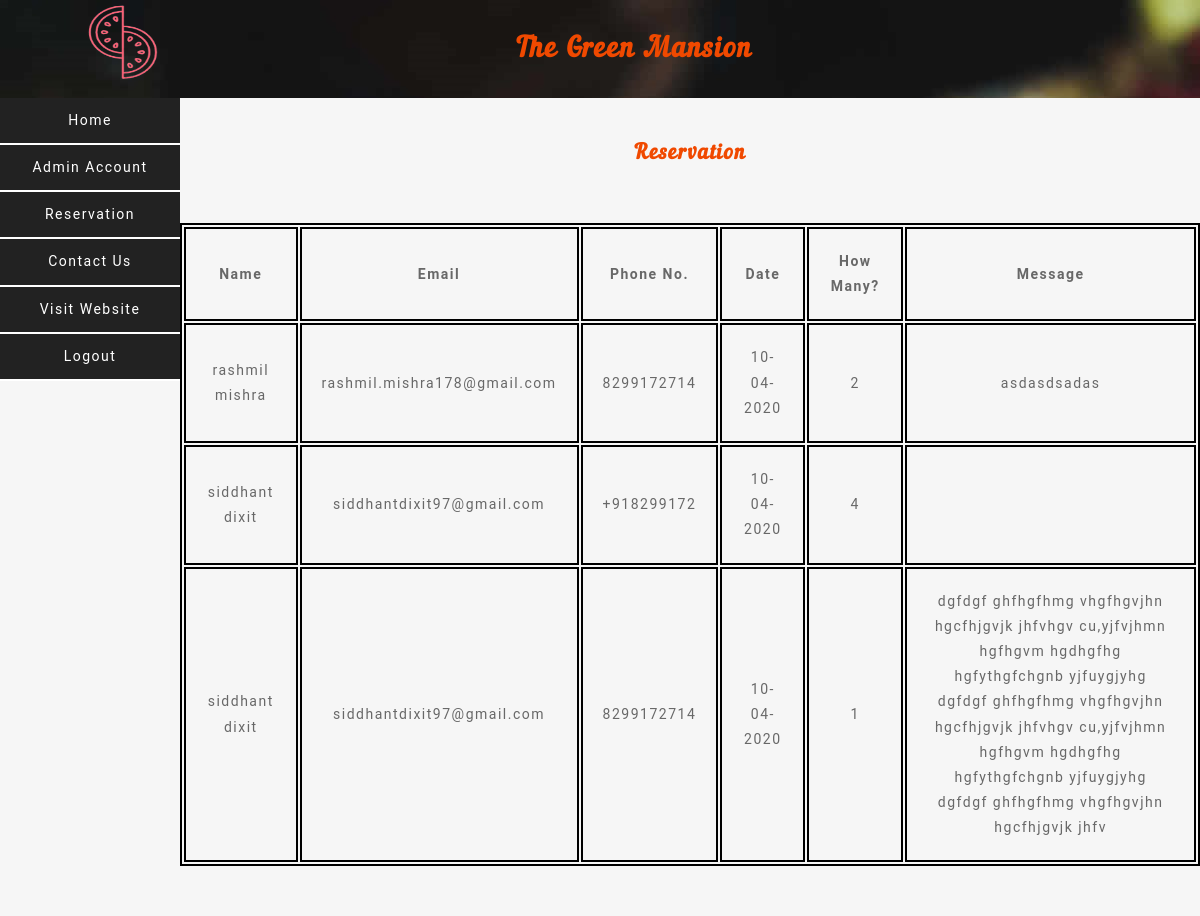
/admin/reservation.php, run on the app's committed database.
### tables this page shows
CREATE TABLE `reservation` (
  `name` varchar(50) DEFAULT NULL,
  `email` varchar(50) DEFAULT NULL,
  `phone` varchar(10) DEFAULT NULL,
  `date` varchar(10) DEFAULT NULL,
  `quantity` int(2) DEFAULT NULL,
  `message` varchar(250) DEFAULT NULL
);

### admin/reservation.php (the view, shortened to what this page needs)
<!DOCTYPE html>
<html>
<head>
	<link rel="stylesheet" type="text/css" href="css/style.css">
</head>
<body>
	<?php
			include('header.php')
	?>
	<div class="container">
		<?php
			include('sidebar.php')
		?>
		<div class="content">
			<div class="content1">
				<h2>Reservation</h2>
				<table>
					<tr>
						<th>Name</th>
						<th>Email</th>
						<th>Phone No.</th>
						<th>Date</th>
						<th>How Many?</th>
						<th>Message</th>
					</tr>
					<?php
						include("../conn.php");
						$sql="select * from reservation order by date";
						$result = mysqli_query($conn,$sql);
						while ($row = mysqli_fetch_array($result)) {
					?>
					<tr>
						<td><?php printf($row[0]); ?></td>
						<td><?php echo($row[1]); ?></td>
						<td><?php echo ($row[2]); ?></td>
						<td><?php echo($row[3]); ?></td>
						<td><?php echo($row[4]); ?></td>
						<td><?php echo($row[5]); ?></td>
					</tr>
					<?php
						  }
					?>
				</table>
			</div>
		</div>
	</div>
</body>
</html>

### admin/header.php (shortened to what this page needs)
<div  class="header">
	<div class="header-img"><img src="../images/logo2.png" width="80px" height="80px"></div>
	<div class="header-center"><h1>The Green Mansion</h1></div>
</div>

### admin/sidebar.php
<div class="sidebar">
	<ul>
		<li><a href="homepage.php">Home</a></li>
		<li><a href="account.php">Admin Account</a></li>
		<li><a href="reservation.php">Reservation</a></li>
		<li><a href="contact.php">Contact Us</a></li>
		<li><a href="../index.php">Visit Website</a></li>
		<li><a href="logout.php">Logout</a></li>
	</ul>
</div>

### admin/css/style.css (style rules this page uses)
body { margin: 0px; color: #686868; font-size: 14px; font-family: 'Roboto', sans-serif; line-height: 1.8; letter-spacing: 1.5px; }
h1,h2,h3,h4,h5,h6 { color: #F04900; font-family: 'nautilus_pompiliusregular'; }
a { text-decoration: none; color: white; }
.header { width: 100%; background-image: url("../../images/menu.jpg"); }
.header-img { width: 20%; float: left; margin: 2px; text-align: center; }
.header-center { float: left; width: 60%; text-align: center; margin: 5px 0px 5px 30px; }
.sidebar { width: 15%; padding: 50px 0px; float: left; text-align: center; background-color: #222222; padding: 0px; }
.sidebar ul, .sidebar li { list-style: none; margin: 0px; padding: 0px; }
.sidebar li { padding: 10px 0px; border-bottom: 2px solid white; }
.container { background-color: #f6f6f6; }
.content { width: 85%; margin-top:20px; float: left; text-align: center; }
table,tr,th,td { margin: 50px auto; border: 2px solid black; }
td,th { padding: 20px; }

### data on the page
reservation: value "rashmil mishra", email "rashmil.mishra178@gmail.com", phone "8299172714", date "10-04-2020", quantity "2", message "asdasdsadas"
reservation: value "siddhant dixit", email "siddhantdixit97@gmail.com", phone "+918299172", date "10-04-2020", quantity "4"
reservation: value "siddhant dixit", email "siddhantdixit97@gmail.com", phone "8299172714", date "10-04-2020", quantity "1", message "dgfdgf ghfhgfhmg vhgfhgvjhn hgcfhjgvjk jhfvhgv cu,yjfvjhmn hgfhgvm hgdhgfhg hgfythgfchgnb yjfuygjyhg dgfdgf ghfhgfhmg vhgfhgvjhn hgcfhjgvjk jhfvhgv cu,yjfvjhmn hgfhgvm hgdhgfhg hgfythgfchgnb yjfuygjyhg dgfdgf ghfhgfhmg vhgfhgvjhn hgcfhjgvjk jhfv"
